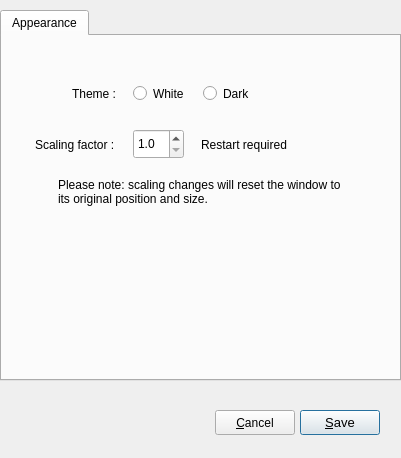
<?xml version="1.0" encoding="UTF-8"?>
<ui version="4.0">
 <class>AppSettings</class>
 <widget class="QDialog" name="AppSettings">
  <property name="geometry">
   <rect>
    <x>0</x>
    <y>0</y>
    <width>401</width>
    <height>458</height>
   </rect>
  </property>
  <property name="windowTitle">
   <string>Settings</string>
  </property>
  <property name="locale">
   <locale language="English" country="UnitedStates"/>
  </property>
  <widget class="QPushButton" name="pb_Save">
   <property name="geometry">
    <rect>
     <x>300</x>
     <y>410</y>
     <width>80</width>
     <height>25</height>
    </rect>
   </property>
   <property name="font">
    <font>
     <pointsize>10</pointsize>
    </font>
   </property>
   <property name="toolTip">
    <string>Save settings and close</string>
   </property>
   <property name="locale">
    <locale language="English" country="UnitedStates"/>
   </property>
   <property name="text">
    <string>&amp;Save</string>
   </property>
   <property name="default">
    <bool>true</bool>
   </property>
  </widget>
  <widget class="QPushButton" name="pb_Cancel">
   <property name="geometry">
    <rect>
     <x>215</x>
     <y>410</y>
     <width>80</width>
     <height>25</height>
    </rect>
   </property>
   <property name="toolTip">
    <string>Discard changes and close</string>
   </property>
   <property name="locale">
    <locale language="English" country="UnitedStates"/>
   </property>
   <property name="text">
    <string>&amp;Cancel</string>
   </property>
   <property name="autoDefault">
    <bool>false</bool>
   </property>
  </widget>
  <widget class="QTabWidget" name="tabWidget">
   <property name="geometry">
    <rect>
     <x>0</x>
     <y>10</y>
     <width>401</width>
     <height>371</height>
    </rect>
   </property>
   <property name="currentIndex">
    <number>0</number>
   </property>
   <widget class="QWidget" name="tab_4">
    <attribute name="title">
     <string>Appearance</string>
    </attribute>
    <widget class="QLabel" name="label_8">
     <property name="geometry">
      <rect>
       <x>70</x>
       <y>49</y>
       <width>54</width>
       <height>17</height>
      </rect>
     </property>
     <property name="text">
      <string>Theme :</string>
     </property>
    </widget>
    <widget class="QLabel" name="label_2">
     <property name="geometry">
      <rect>
       <x>33</x>
       <y>100</y>
       <width>91</width>
       <height>17</height>
      </rect>
     </property>
     <property name="text">
      <string>Scaling factor :</string>
     </property>
    </widget>
    <widget class="QRadioButton" name="rb_WhiteTheme">
     <property name="enabled">
      <bool>true</bool>
     </property>
     <property name="geometry">
      <rect>
       <x>131</x>
       <y>46</y>
       <width>71</width>
       <height>23</height>
      </rect>
     </property>
     <property name="text">
      <string>White</string>
     </property>
    </widget>
    <widget class="QDoubleSpinBox" name="dsb_UIscalingFactor">
     <property name="enabled">
      <bool>true</bool>
     </property>
     <property name="geometry">
      <rect>
       <x>131</x>
       <y>93</y>
       <width>51</width>
       <height>30</height>
      </rect>
     </property>
     <property name="decimals">
      <number>1</number>
     </property>
     <property name="minimum">
      <double>1.000000000000000</double>
     </property>
     <property name="maximum">
      <double>2.000000000000000</double>
     </property>
     <property name="singleStep">
      <double>0.100000000000000</double>
     </property>
    </widget>
    <widget class="QLabel" name="label_3">
     <property name="geometry">
      <rect>
       <x>199</x>
       <y>100</y>
       <width>111</width>
       <height>17</height>
      </rect>
     </property>
     <property name="text">
      <string>Restart required</string>
     </property>
    </widget>
    <widget class="QRadioButton" name="rb_DarkTheme">
     <property name="enabled">
      <bool>true</bool>
     </property>
     <property name="geometry">
      <rect>
       <x>201</x>
       <y>46</y>
       <width>71</width>
       <height>23</height>
      </rect>
     </property>
     <property name="text">
      <string>Dark</string>
     </property>
    </widget>
    <widget class="QLabel" name="label_6">
     <property name="geometry">
      <rect>
       <x>56</x>
       <y>130</y>
       <width>291</width>
       <height>51</height>
      </rect>
     </property>
     <property name="text">
      <string>Please note: scaling changes will reset the window to its original position and size.</string>
     </property>
     <property name="wordWrap">
      <bool>true</bool>
     </property>
    </widget>
   </widget>
  </widget>
 </widget>
 <tabstops>
  <tabstop>pb_Cancel</tabstop>
  <tabstop>pb_Save</tabstop>
  <tabstop>rb_WhiteTheme</tabstop>
  <tabstop>rb_DarkTheme</tabstop>
  <tabstop>dsb_UIscalingFactor</tabstop>
  <tabstop>tabWidget</tabstop>
 </tabstops>
 <resources/>
 <connections>
  <connection>
   <sender>pb_Cancel</sender>
   <signal>clicked()</signal>
   <receiver>AppSettings</receiver>
   <slot>close()</slot>
   <hints>
    <hint type="sourcelabel">
     <x>228</x>
     <y>430</y>
    </hint>
    <hint type="destinationlabel">
     <x>230</x>
     <y>416</y>
    </hint>
   </hints>
  </connection>
 </connections>
</ui>
